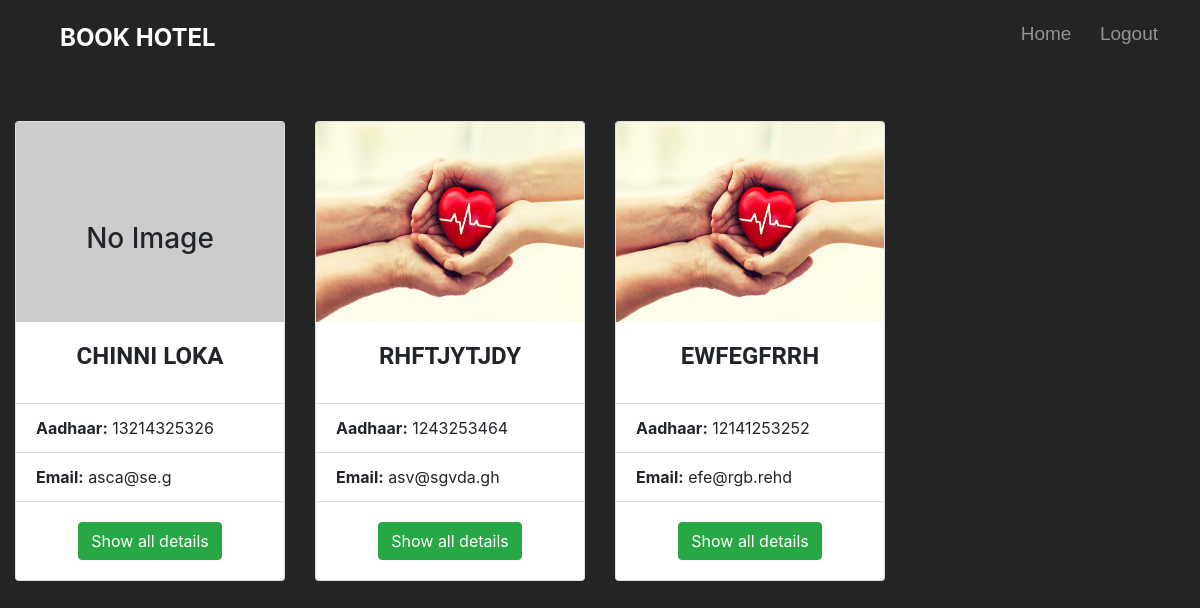
The app's page /customers/ with its own data.
### customers/models.py (models this page shows, shortened)
class Customers(models.Model):
    customer_name = models.CharField(max_length=200, null=False, unique=True)
    customer_dob = models.DateField()
    customer_aadhaar = models.PositiveIntegerField(blank=False, unique=True)
    address = models.ForeignKey(Address, on_delete=models.CASCADE)
    contact_details = models.OneToOneField(ContactDetails, on_delete=models.CASCADE)
    customer_image = models.ImageField(upload_to='Profile Images/', null=True)
    gender = models.CharField(max_length=10)

class ContactDetails(models.Model):
    phone_number = models.BigIntegerField()
    email = models.EmailField()

### RoomManagement/views.py (the view)
# urls.py: path('customers/', customers_list, name='customers-list'),
def customers_list(request):
    customers = Customers.objects.all()
    customers = {'customers': customers}
    return render(request, 'customers/customers.html', customers)

### templates/customers/customers.html (shortened to what this page needs)
<!DOCTYPE html>
{% load staticfiles %}
<html lang="en">
<head>
    <link rel="stylesheet" href="{% static 'customers_list/css/styles.css' %}">
    <link rel="stylesheet" href="https://maxcdn.bootstrapcdn.com/bootstrap/4.0.0/css/bootstrap.min.css">
</head>
<body style="background-color: #232525">
<div class="container-fluid" style="padding-top: 120px">
    <div class="row">
        <div class="col-lg-12">
            <nav class="colorlib-nav">
                <div class="top-menu">
                    <div class="container">
                        <div class="row">
                            <div class="col-md-2 text-center">
                                <div id="colorlib-logo">
                                    <a href="{% url 'room_management:home' %}" style="text-decoration: none">BOOK HOTEL</a>
                                </div>
                            </div>
                            <div class="col-md-10 text-right">
                                <ul>
                                    <li class="active">
                                        <a href="{% url 'room_management:home' %}" style="text-decoration: none">Home</a>
                                    </li>
                                    <li class="btn-cta">
                                        <a href="{% url 'room_management:logout' %}" style="text-decoration: none">Logout</a>
                                    </li>
                                </ul>
                            </div>
                        </div>
                    </div>
                </div>
            </nav>
        </div>
    </div>
    <div class="row">
        {% for customer in customers %}
            <div class="col-lg-3">
                <form method="POST" action="{% url 'room_management:customer-profile' customer.customer_aadhaar %}">
                    <div class="card" style="width: 100%;">
                        <div style="background-color: rgba(0, 0, 0, 0.2)">
                            {% if customer.customer_image.url != None %}
                                <img class="card-img-top" src="{{ MEDIA_URL }}{{ customer.customer_image.url }}" alt="Card image cap">
                            {% else %}
                                <h3>No Image</h3>
                            {% endif %}
                        </div>
                        <div class="card-body">
                            <h4 class="card-title">{{ customer.customer_name }}</h4>
                        </div>
                        <ul class="list-group list-group-flush">
                            <li class="list-group-item"><b>Aadhaar:</b> {{ customer.customer_aadhaar }}</li>
                            <li class="list-group-item"><b>Email:</b> {{ customer.contact_details.email }}</li>
                        </ul>
                        <div class="card-body" style="text-align: center">
                            <button class="card-link btn btn-success">Show all details</button>
                        </div>
                    </div>
                </form>
            </div>
        {% endfor %}
    </div>
</div>
</body>
</html>

### static/customers_list/css/styles.css (style rules this page uses)
body { background-color: #232525; width: 100%; height: 100%; margin: 0; padding: 0; }
.card img { position: relative; height: 200px; width: 100%; }
.card h3 { height: 192px; text-align: center; padding-top: 100px }
.card-body h4 { text-transform: uppercase; font-weight: bold; font-family: "Roboto", "Lucida Grande", Verdana, Arial, sans-serif; text-align: center }
.colorlib-nav { width: 100%; height: 80px; background-color: #232525; position: fixed; top: 0; z-index: 10; }
.colorlib-nav .top-menu { padding: 20px 30px; }
.colorlib-nav #colorlib-logo { font-size: 24px; margin: 0; padding: 0; float: left; text-transform: uppercase; font-weight: 700; }
.colorlib-nav #colorlib-logo a { position: relative; color: #fff; }
.colorlib-nav ul { padding: 0; margin: 0; float: right }
.colorlib-nav ul li { padding: 8px 0; margin: 0; list-style: none; display: inline; font-weight: 400; font-family: "Poppins", Arial, sans-serif; }
.colorlib-nav ul li a { position: relative; font-size: 19px; padding: 20px 12px; color: rgba(255, 255, 255, 0.5); -webkit-transition: 0.5s; -o-transition: 0.5s; transition: 0.5s; }
.colorlib-nav a { text-decoration: none; }

### records on screen
Customers: customer_image "No Image", customer_name "CHINNI LOKA", customer_aadhaar "13214325326", contact_details.email "asca@se.g"
Customers: customer_image (picture), customer_name "RHFTJYTJDY", customer_aadhaar "1243253464", contact_details.email "asv@sgvda.gh"
Customers: customer_image (picture), customer_name "EWFEGFRRH", customer_aadhaar "12141253252", contact_details.email "efe@rgb.rehd"
